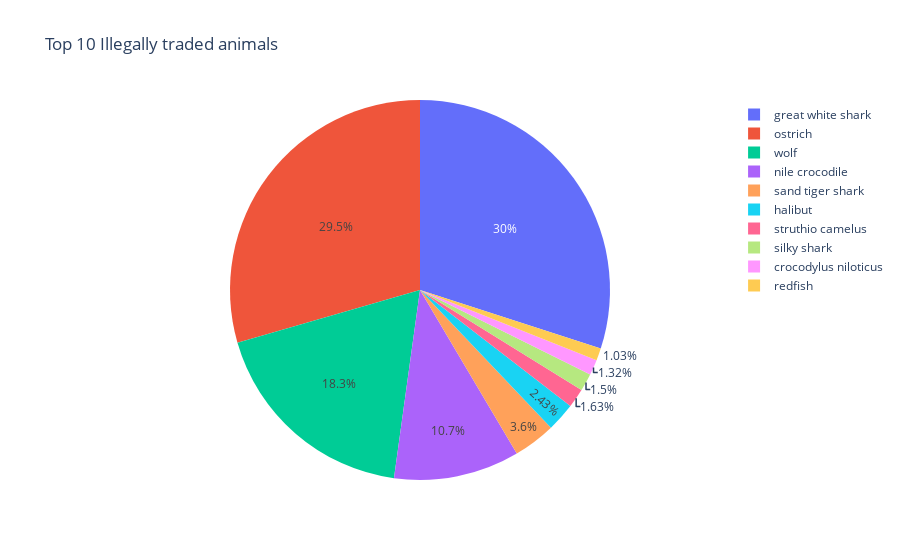

Notebook cell for this chart:
### Code cell
fig = px.pie(top_10_illegally_traded_wildlife, values='count', names='endangered_species',
             title='Top 10 Illegally traded animals')
fig.show()

### Figure 1 — Plotly figure (JSON) as saved in the notebook; plotly's stock layout.template omitted (floating-point values rounded to 4 significant figures)
{"data": [{"domain": {"x": [0, 1], "y": [0, 1]}, "hovertemplate": "endangered_species=%{label}<br>count=%{value}<extra></extra>", "labels": ["great white shark", "ostrich", "wolf", "nile crocodile", "sand tiger shark", "halibut", "struthio camelus", "silky shark", "crocodylus niloticus", "redfish"], "legendgroup": "", "name": "", "showlegend": true, "type": "pie", "values": [1343, 1320, 821, 479, 161, 109, 73, 67, 59, 46]}], "layout": {"legend": {"tracegroupgap": 0}, "title": {"text": "Top 10 Illegally traded animals"}}}
